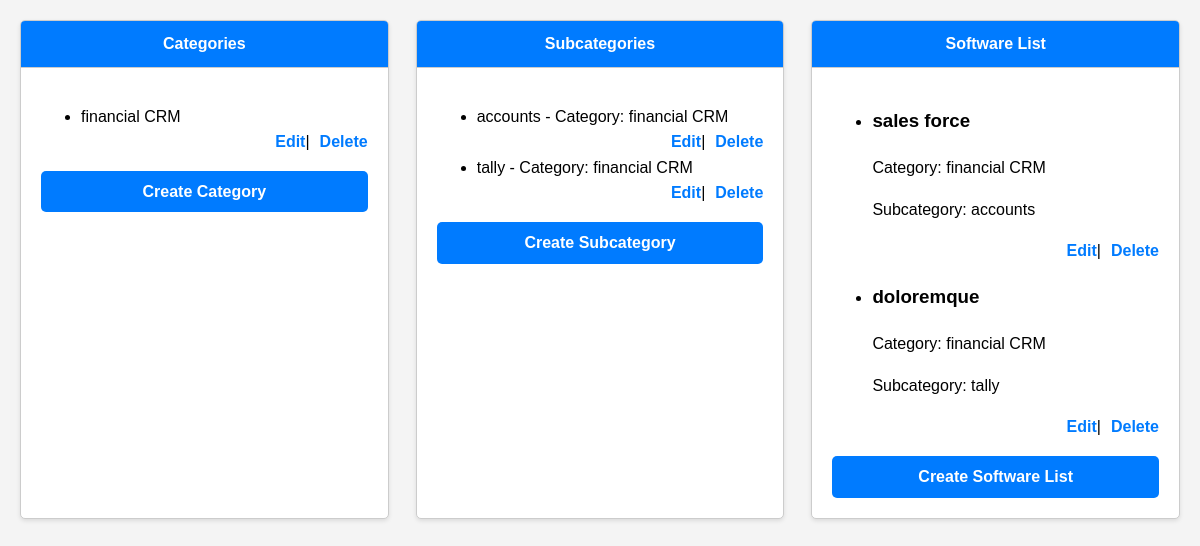
/all_details/, run on the app's committed database.
### listingapp/models.py (models this page shows, shortened)
class Category(models.Model):
    name = models.CharField(max_length=100)

class Subcategory(models.Model):
    name = models.CharField(max_length=100)
    category = models.ForeignKey(Category, on_delete=models.CASCADE)

class SoftwareList(models.Model):
    image = models.ImageField(upload_to='software_images/')
    heading = models.CharField(max_length=255)
    description = models.TextField()
    software_description = models.TextField()
    software_features = models.TextField()
    software_specialties = models.TextField()
    subcategory = models.ForeignKey(Subcategory, on_delete=models.CASCADE)
    is_premium = models.BooleanField(default=False)  # Add a BooleanField for premium purchase option
    amount = models.DecimalField(max_digits=10, decimal_places=2, null=True, blank=True)  # Add DecimalField for premium purchase amount

### listingapp/views.py (the view)
# urls.py: path('all_details/',all_details,name="all_details"),
def all_details(request):
    categories = Category.objects.all()
    subcategories = Subcategory.objects.all()
    softwarelist = SoftwareList.objects.all()
    return render(request, 'all_details.html', {'categories': categories, 'subcategories': subcategories, 'softwarelist': softwarelist})

### listingapp/templates/all_details.html (shortened to what this page needs)
<!DOCTYPE html>
<html lang="en">
<head>
</head>
<body>
    <div class="container">
        <div class="card">
            <div class="card-header">Categories</div>
            <div class="card-body">
                <ul>
                    {% for category in categories %}
                    <li>{{ category.name }}
                        <span class="edit-delete">
                            <a href="{% url 'edit_category' category.id %}">Edit</a> |
                            <a href="{% url 'delete_category' category.id %}">Delete</a>
                        </span>
                    </li>
                    {% endfor %}
                </ul>
                <a href="{% url 'create_category' %}" class="create-btn">Create Category</a>
            </div>
        </div>
        <div class="card">
            <div class="card-header">Subcategories</div>
            <div class="card-body">
                <ul>
                    {% for subcategory in subcategories %}
                    <li>{{ subcategory.name }} - Category: {{ subcategory.category.name }}
                        <span class="edit-delete">
                            <a href="{% url 'edit_subcategory' subcategory.id %}">Edit</a> |
                            <a href="{% url 'delete_subcategory' subcategory.id %}">Delete</a>
                        </span>
                    </li>
                    {% endfor %}
                </ul>
                <a href="{% url 'create_subcategory' %}" class="create-btn">Create Subcategory</a>
            </div>
        </div>
        <div class="card">
            <div class="card-header">Software List</div>
            <div class="card-body">
                <ul>
                    {% for softwarelist in softwarelist %}
                    <li>
                        <h3>{{ softwarelist.heading }}</h3>
                        <p>Category: {{ softwarelist.subcategory.category.name }}</p>
                        <p>Subcategory: {{ softwarelist.subcategory.name }}</p>
                        <span class="edit-delete">
                            <a href="{% url 'edit_softwarelist' softwarelist.id %}">Edit</a> |
                            <a href="{% url 'delete_softwarelist' softwarelist.id %}">Delete</a>
                        </span>
                    </li>
                    {% endfor %}
                </ul>
                <a href="{% url 'create_softwarelist' %}" class="create-btn">Create Software List</a>
            </div>
        </div>
    </div>
</body>
</html>

### listingapp/templates/all_details.html (style rules this page uses)
body { font-family: Arial, sans-serif; margin: 0; padding: 0; line-height: 1.6; background-color: #f4f4f4; }
.container { display: flex; flex-wrap: wrap; justify-content: space-between; padding: 20px; }
.card { width: calc(33.33% - 20px); margin-bottom: 20px; background-color: #fff; border: 1px solid #ccc; border-radius: 5px; overflow: hidden; box-shadow: 0 2px 4px rgba(0, 0, 0, 0.1); }
.card-header { background-color: #007bff; color: #fff; padding: 10px; text-align: center; font-weight: bold; border-bottom: 1px solid #ccc; }
.card-body { padding: 20px; }
.edit-delete { display: flex; justify-content: flex-end; }
.edit-delete a { margin-left: 10px; color: #007bff; text-decoration: none; font-weight: bold; }
.create-btn { display: block; margin-top: 10px; text-align: center; background-color: #007bff; color: #fff; padding: 8px 16px; border: none; border-radius: 5px; text-decoration: none; font-weight: bold; transition: background-color 0.3s ease; }

### data on the page
Category: name "financial CRM"
Subcategory: name "accounts", category.name "financial CRM"
Subcategory: name "tally", category.name "financial CRM"
SoftwareList: heading "sales force", subcategory.category.name "financial CRM", subcategory.name "accounts"
SoftwareList: heading "doloremque", subcategory.category.name "financial CRM", subcategory.name "tally"
